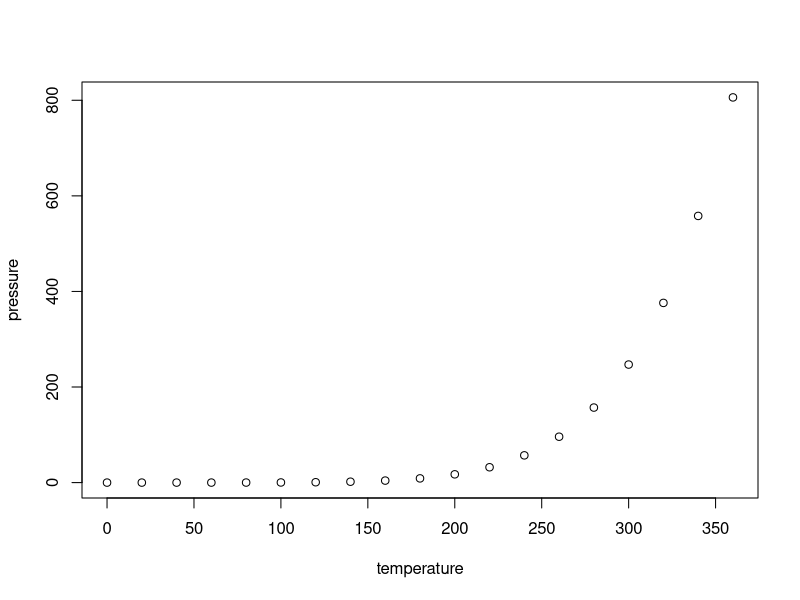
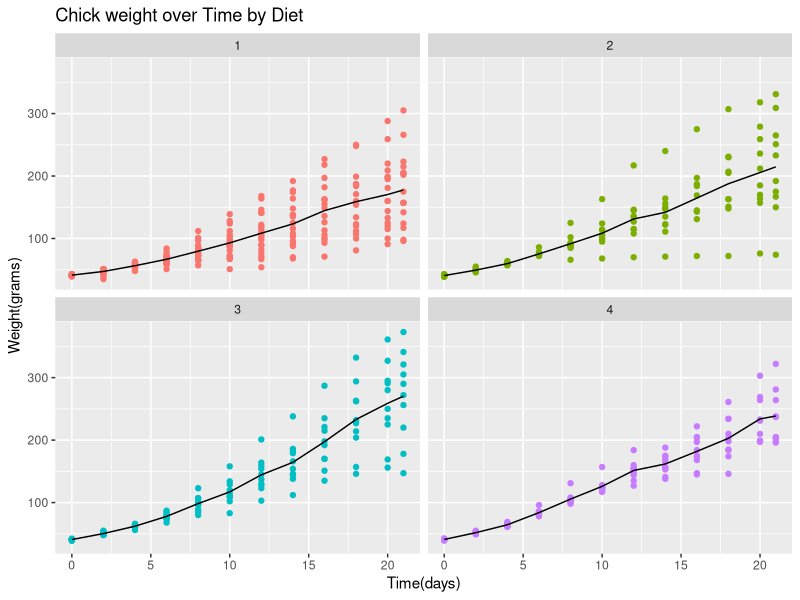

Reproduce these figures in R, in order.
## ---- chunk 1
knitr::opts_chunk$set(echo = TRUE)
## ---- chunk 2
summary(cars)
## ---- chunk 3
plot(pressure)

library(ggplot2)
library(dplyr)

CWplot <- ChickWeight %>%
  ggplot(aes(Time, weight, colour=Diet))+
  geom_point()+
  facet_wrap(~Diet)+
  stat_summary(fun.y="mean", geom="line", colour="black")+
  theme(legend.position="none")+
  ggtitle("Chick weight over Time by Diet")+
  xlab("Time(days)")+
  ylab("Weight(grams)")
CWplot
